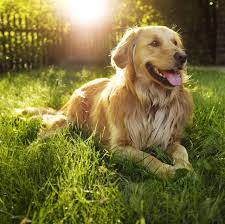
#> input picture dataset/dog1.jpg, 225 x 224 px; its folder holds only this picture in this run
$ jupyter execute 3x3imageEdgeHistogramDescriptor.ipynb
#> lines starting #> are read from the running program, lines starting #| are printed output that depends on the picture
[cell 1]
#importing required libraries
# 1. glob is imported to read images from the directory
# 2. numpy is used to performed certain numerical operation over pixels values such as; operators convolving to detect edges
# 3. pandas is used to plot histogram in conjunction with matplotlib
from PIL import Image, ImageOps
from matplotlib import pyplot as plt
import pandas as pd
import numpy as np
import glob

[cell 2]
# Images list is used to store the images
# Labels will store the corresponding titles of the images
Images = []
Labels = []
for filename in glob.glob('./dataset/*.jpg'):
    #Loop will iterate over all images in the directory with extension .jpg
    #In each iteration it is loading an image using PIL then converting it a numpy format and
    #adding current image and its label in Images and Labels, respectively
    #Images are cnverted to numpy as we need to perform some mathmatical operations to detect edges
    im=Image.open(filename)
#> im is the input picture: PIL image 225x224 RGB; mean R, G, B 122.6, 114.9, 57.9
    Images.append(im)
    #Images.append(np.array(im))
    Labels.append(filename)

[cell 3]
# function to get EHD vector
def findehd(img):
    r,c,m = np.shape(img) # get the shape of image
    if m==3:
        img=ImageOps.grayscale(img)

    M = 6*np.floor(r/6)
    N = 6*np.floor(c/6)

    #Making image dim (width and height) divisible completely by 6
    img= np.array(img)
    img = np.resize(img,(int(M),int(N)))

    #as there will be atleast 6*6=36 blocks therefore, considering 37 bins
    # 36 for 6*6 bloack and +1 is to keep mean of allbins
    #and for each block, considering edges across 5 angles
    allbins = np.zeros((37, 5)) # initializing Bins
    p = 1
    L = 0
    for _ in range(6):
        K = 0
        for _ in range(6):
            block = img[K:K+int(M/6), L:L+int(N/6)] # Extracting (M/6,N/6) block
            # sending image to getbins function by dividing it into blocks
            allbins[p,:] = getbins(np.double(block))
            K = K + int(M/6)
            p = p + 1
        L = L + int(N/6)

    GlobalBin = np.mean(allbins) # getting global Bin
    allbins[36,:]= np.round(GlobalBin)#storing mean at 37th index
    #as there are 37 bins and foreach bin there are 5 values so intotal it provides 37*5=185 values
    ehd = np.reshape(np.transpose(allbins),[1,185])
    #print(ehd.shape)# there is one row with 185 values
    ehd = ehd[0,-5:]#It is considering last 5 indices which are storing the mean values across all edges
    return ehd


# function for getting Bin values for each block
def getbins(imgb):
    M,N = imgb.shape

    M = 3*np.floor(M/3)
    N = 3*np.floor(N/3)


    imgb = np.resize(imgb,(int(M),int(N))) # Making block dimension divisible by 2
    bins = np.zeros((1,5)) # initialize Bin
    """Operations, define constant"""
    V = np.array([[-1,-2,-1],[0,0,0],[1,2,1]]) # vertical edge operator
    H = np.array([[-1,0,1],[-2,0,2],[-1,0,1]]) # horizontal edge operator
    D45 = np.array([[-2,-1,0],[-1,0,1],[0,1,2]])# diagonal 45 edge operator
    D135 = np.array([[0,1,2],[-1,0,1],[-2,-1,0]]) # diagonal 135 edge operator
    Isot = np.array([[-1,0,1],[0,0,0],[1,0,-1]]) # isotropic edge operator
    T = 50 # threshold

    nobr = int(M/3) # loop limits
    nobc = int(N/3) # loop limits
    L = 0

    """loops of operating"""
    for _ in range(nobc):
        K = 0
        for _ in range(nobr):
            block = imgb[K:K+3, L:L+3] # Extracting 3x3 block
            pv = np.abs(np.sum(np.sum(block*V))) # apply operators
            ph = np.abs(np.sum(np.sum(block*H)))
            pd45 = np.abs(np.sum(np.sum(block*D45)))
            pd135 = np.abs(np.sum(np.sum(block*D135)))
            pisot = np.abs(np.sum(np.sum(block*Isot)))
            parray = [pv,ph,pd45,pd135,pisot]
            index = np.argmax(parray) # get the index of max value
            value = parray[index] # get the max value

            if value >= T:
                bins[0,index]=bins[0,index]+1 # update bins values
            K = K+3
        L = L+3

    return bins

[cell 4]
for i in range(len(Images)):
    display(Images[i],'No. '+str(i+1)+' '+str(Labels[i]).split('\\')[-1])
    ehd_current = findehd(Images[i])
    print("ehd is: " + str(ehd_current))

    # Creating histogram and plotting using Pandas
    df=pd.DataFrame({'Orientation':['V','H','D45', 'D135','Isot'], 'Freq':ehd_current})
    df.plot(kind='bar' , x='Orientation', linewidth=1, title='Image Edge Histogram', rot=30, fontsize=13, figsize= (11,6))
    plt.show()
#> this loop made 1 pass
#> (r in findehd, c in findehd, m in findehd) on pass 1: (224, 225, 3)
#| ehd is: [ 4.  5.  7.  5. 23.]
#> pass 1, in findehd, `img=ImageOps.grayscale(img)`:
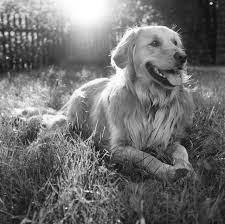
#> img: PIL image 225x224 L; min 4, max 255, mean 110.7
#> pass 1, in findehd, `img = np.resize(img,(int(M),int(N)))`:
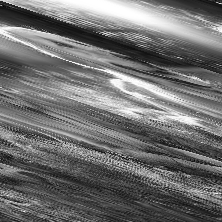
#> img: shape (222, 222); min 4, max 255, mean 111.7
#> pass 1, in getbins, `imgb = np.resize(imgb,(int(M),int(N)))`:
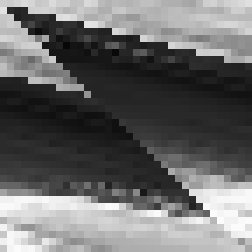
#> imgb: shape (36, 36) float64 (shown 7 times larger); min 7, max 252, mean 105.8
#> pass 1, in getbins (call 2), `imgb = np.resize(imgb,(int(M),int(N)))`:
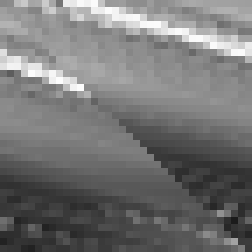
#> imgb: shape (36, 36) float64 (shown 7 times larger); min 27, max 253, mean 116.9
#> pass 1, `plt.show()`:
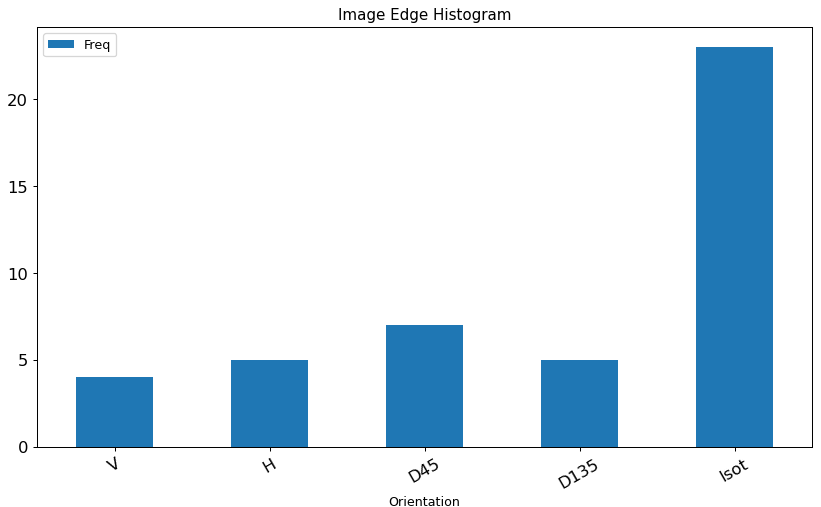
#> figure drawn by matplotlib, 1 panel; tallest bar 23 high, from x = 3.75 to 4.25

$ run again, on dataset/dog2.jpg
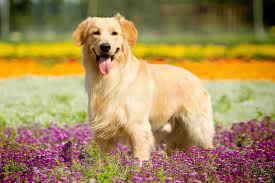
#> input picture dataset/dog2.jpg, 275 x 183 px
#> im is the input picture: PIL image 275x183 RGB; mean R, G, B 165.1, 139.3, 90.2
#> the loop `for i in range(len(Images)):` made 1 pass
#> (r in findehd, c in findehd, m in findehd) on pass 1: (183, 275, 3)
#> (printed output is left out)
#> pass 1, in findehd, `img = np.resize(img,(int(M),int(N)))`:
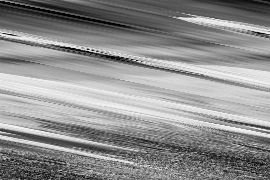
#> img: shape (180, 270); min 0, max 251, mean 142.8
#> pass 1, `plt.show()`:
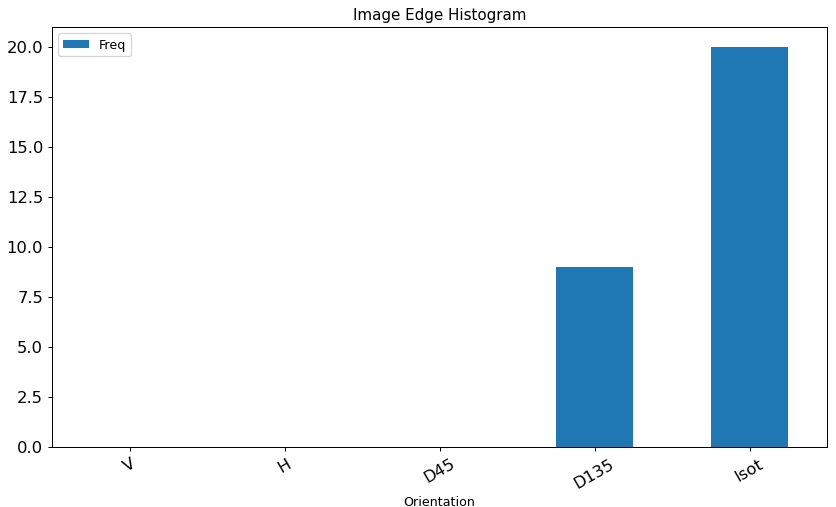
#> figure drawn by matplotlib, 1 panel; tallest bar 20 high, from x = 3.75 to 4.25

$ run again, on dataset/dog3.jpg
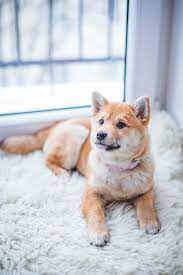
#> input picture dataset/dog3.jpg, 183 x 275 px
#> im is the input picture: PIL image 183x275 RGB; mean R, G, B 200.4, 200.7, 206.7
#> the loop `for i in range(len(Images)):` made 1 pass
#> (r in findehd, c in findehd, m in findehd) on pass 1: (275, 183, 3)
#> (printed output is left out)
#> pass 1, in findehd, `img = np.resize(img,(int(M),int(N)))`:
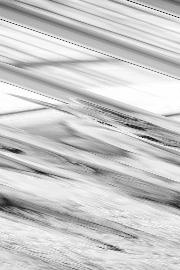
#> img: shape (270, 180); min 2, max 255, mean 201.6
#> pass 1, `plt.show()`:
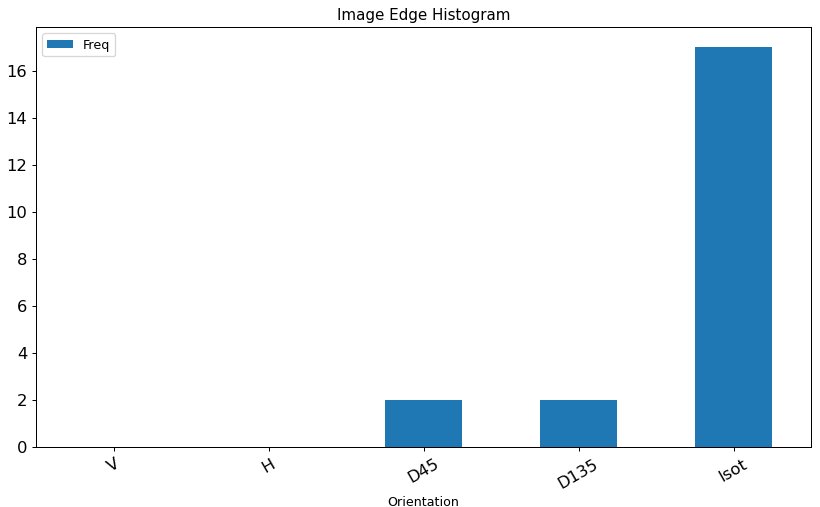
#> figure drawn by matplotlib, 1 panel; tallest bar 17 high, from x = 3.75 to 4.25

$ run again, on dataset/snake1.jpg
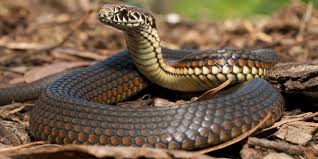
#> input picture dataset/snake1.jpg, 318 x 159 px
#> im is the input picture: PIL image 318x159 RGB; mean R, G, B 117.2, 95.4, 73.7
#> the loop `for i in range(len(Images)):` made 1 pass
#> (r in findehd, c in findehd, m in findehd) on pass 1: (159, 318, 3)
#> (printed output is left out)
#> pass 1, in findehd, `img = np.resize(img,(int(M),int(N)))`:
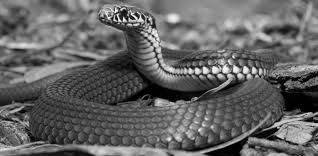
#> img: shape (156, 318); min 0, max 253, mean 99.7
#> pass 1, `plt.show()`:
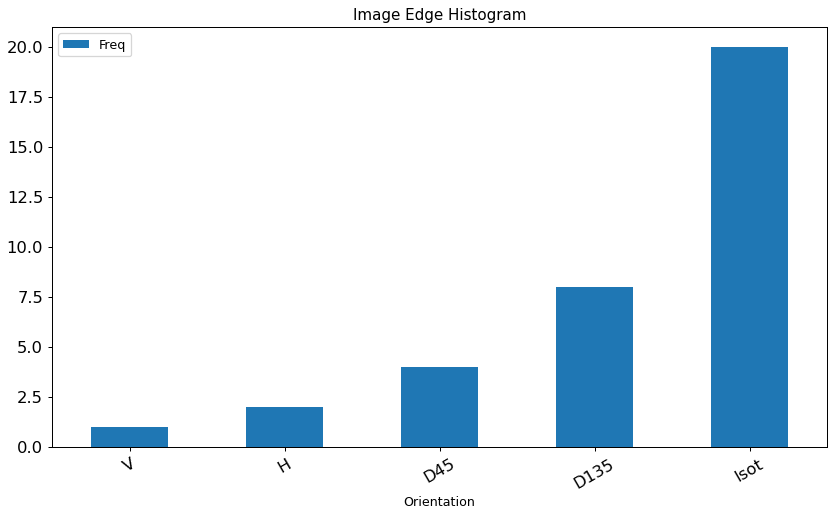
#> figure drawn by matplotlib, 1 panel; tallest bar 20 high, from x = 3.75 to 4.25
